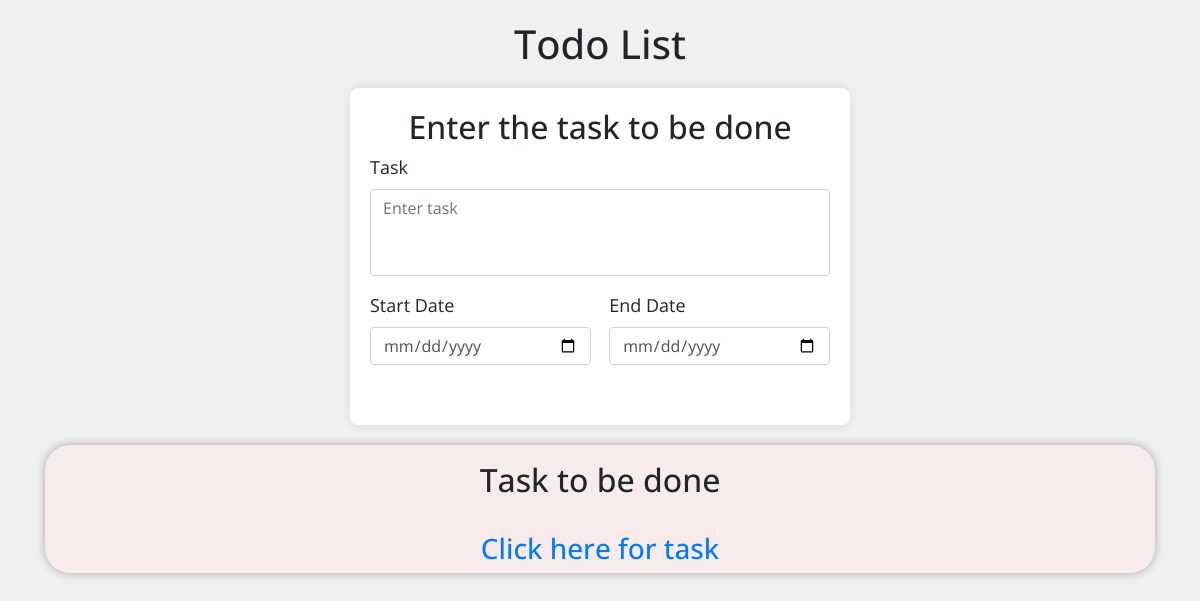
Before: /import/task with the older database file.
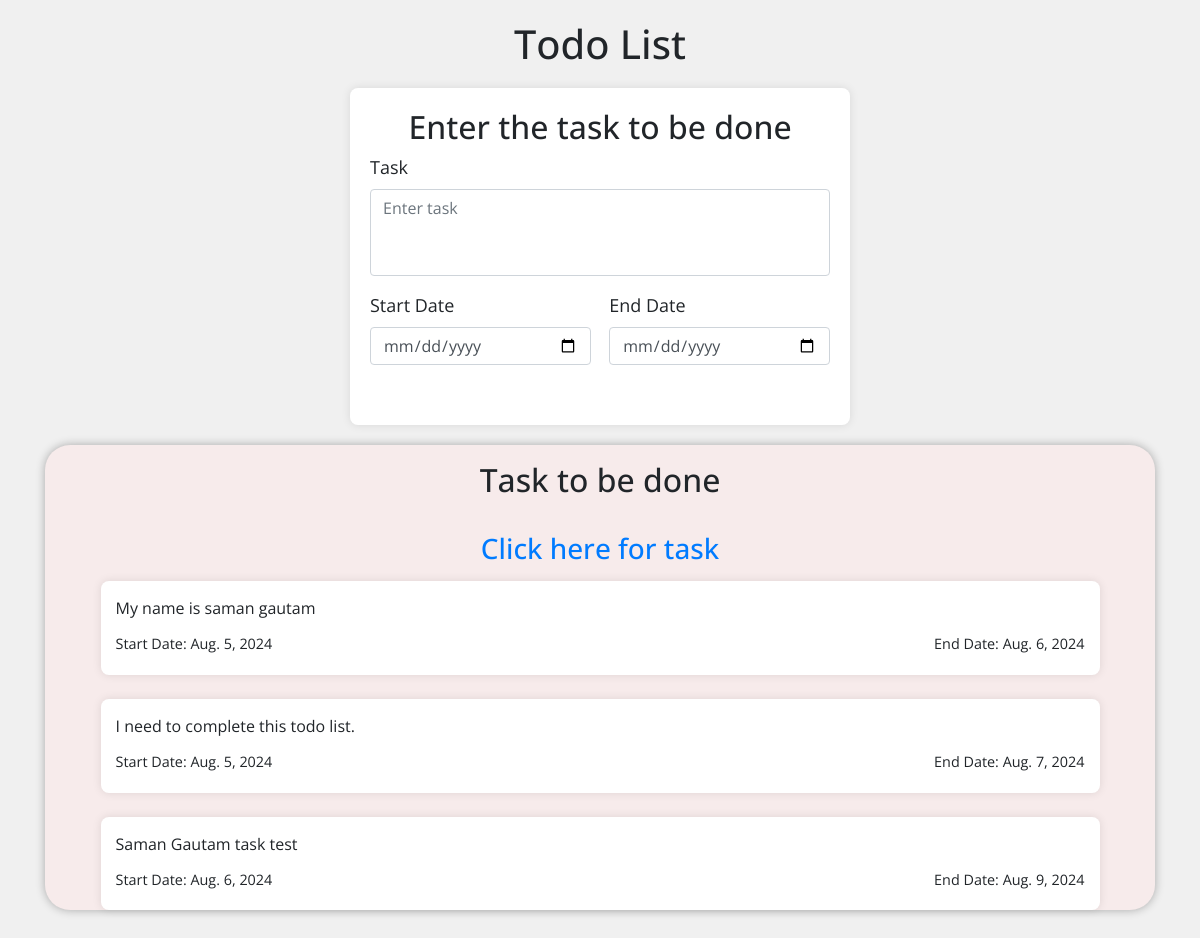
After: the same page with the newer database file.
### core/models.py (models this page shows, shortened)
class Task(models.Model):
    taskId = models.AutoField(primary_key=True)
    task = models.CharField(max_length=1500, null=True, blank=False, verbose_name='Add your task')
    start_date = models.DateField()
    end_date = models.DateField()

### core/views.py (the view)
# urls.py: path("import/task", import_task, name="import_task"),
def import_task(request):
    details = Task.objects.all()
    context = {
        'details': details
    }
    return render(request=request, template_name='todolist.html', context=context)

### templates/todolist.html (shortened to what this page needs)
<!DOCTYPE html>
<html lang="en">
  <head>
    <link href="https://maxcdn.bootstrapcdn.com/bootstrap/4.5.2/css/bootstrap.min.css" rel="stylesheet" />
  </head>
  <body>
    <div class="container">
      <h1 class="text-center">Todo List</h1>
      <div class="form-container">
        <h2 class="text-center">Enter the task to be done</h2>
        <form id="todoForm" method="POST" action="{% url 'save_task' %}">
          <div class="form-group">
            <label for="task">Task</label>
            <textarea class="form-control" id="task" placeholder="Enter task" name="task" required></textarea>
          </div>
          <div class="date-fields">
            <div class="form-group">
              <label for="startdate">Start Date</label>
              <input type="date" class="form-control" id="startdate" min="2024-06-15" name="startdate" required />
            </div>
            <div class="form-group">
              <label for="enddate">End Date</label>
              <input type="date" class="form-control" id="enddate" name="enddate" required />
            </div>
          </div>
        </form>
      </div>
      <div class="task-list" id="taskList">
        <h2 class="text-center pt-3 pb-2">Task to be done</h2>
        <a href="{% url 'import_task' %}"><h3 class="text-center pt-3 pb-2">Click here for task</h3></a>
        {% for i in details %}
        <div class="task-item mb-4">
          <p class="pb-2">{{i.task}}</p>
          <div class="date-fields">
            <p>Start Date: {{i.start_date}}</p>
            <p>End Date: {{i.end_date}}</p>
          </div>
        </div>
        {% endfor %}
      </div>
    </div>
  </body>
</html>

### templates/todolist.html (style rules this page uses)
body { font-family: 'Open Sans', sans-serif; background-color: #f0f0f0; padding: 20px; }
.form-container { background-color: #ffffff; padding: 20px; border-radius: 8px; box-shadow: 0 0 10px rgba(0, 0, 0, 0.1); margin: 20px auto; max-width: 500px; height: auto; }
textarea.form-control { resize: none; height: 87px; }
.task-list { background-color: #F7EBEB; border-radius: 25px; box-shadow: 0 0 10px rgba(0, 0, 0, 0.3) }
.task-item { background-color: #ffffff; padding: 15px; border-radius: 8px; box-shadow: 0 0 10px rgba(0, 0, 0, 0.1); width: 90%; margin: auto; }
.date-fields { display: flex; justify-content: space-between; }
.date-fields .form-group { flex: 0 0 48%; }
.task-item p { margin-bottom: 5px; }
.date-fields { font-size: 0.9rem; }
label { font-size: 18px; }

Changed rows visible on the page:
added Task: task "My name is saman gautam", start_date "Aug. 5, 2024", end_date "Aug. 6, 2024"
added Task: task "I need to complete this todo list.", start_date "Aug. 5, 2024", end_date "Aug. 7, 2024"
added Task: task "Saman Gautam task test", start_date "Aug. 6, 2024", end_date "Aug. 9, 2024"
